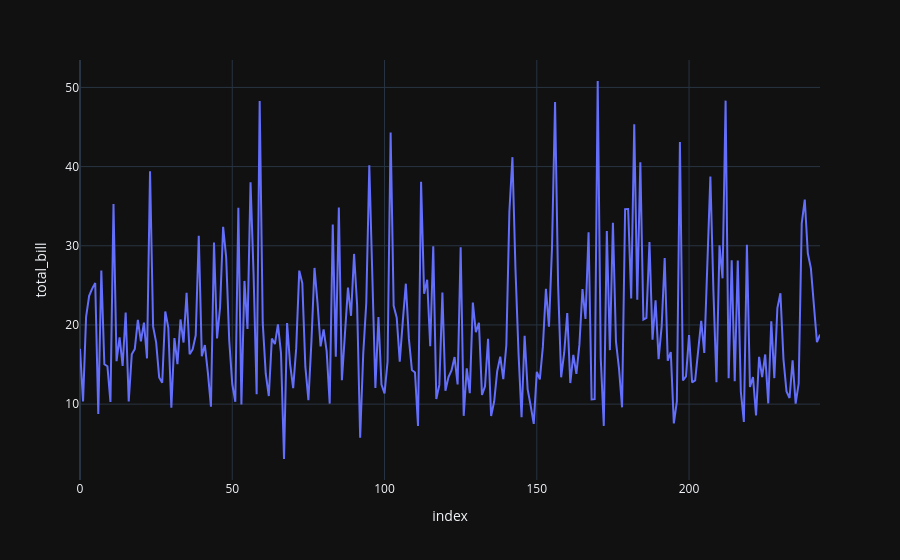

Source (notebook cell):
### Code cell
fig = px.line(tips, y = 'total_bill')
fig.show()

### Figure 1 — Plotly figure (JSON) as saved in the notebook; plotly's stock layout.template omitted (floating-point values rounded to 4 significant figures; data arrays with more than 128 entries replaced by an {"elided": "..."} marker saying what was removed)
{"data": [{"hovertemplate": "index=%{x}<br>total_bill=%{y}<extra></extra>", "legendgroup": "", "line": {"color": "#636efa", "dash": "solid"}, "marker": {"symbol": "circle"}, "mode": "lines", "name": "", "orientation": "v", "showlegend": false, "x": {"elided": "244 int values"}, "xaxis": "x", "y": {"elided": "244 float values"}, "yaxis": "y", "type": "scatter"}], "layout": {"xaxis": {"anchor": "y", "domain": [0.0, 1.0], "title": {"text": "index"}}, "yaxis": {"anchor": "x", "domain": [0.0, 1.0], "title": {"text": "total_bill"}}, "legend": {"tracegroupgap": 0}, "margin": {"t": 60}}}
